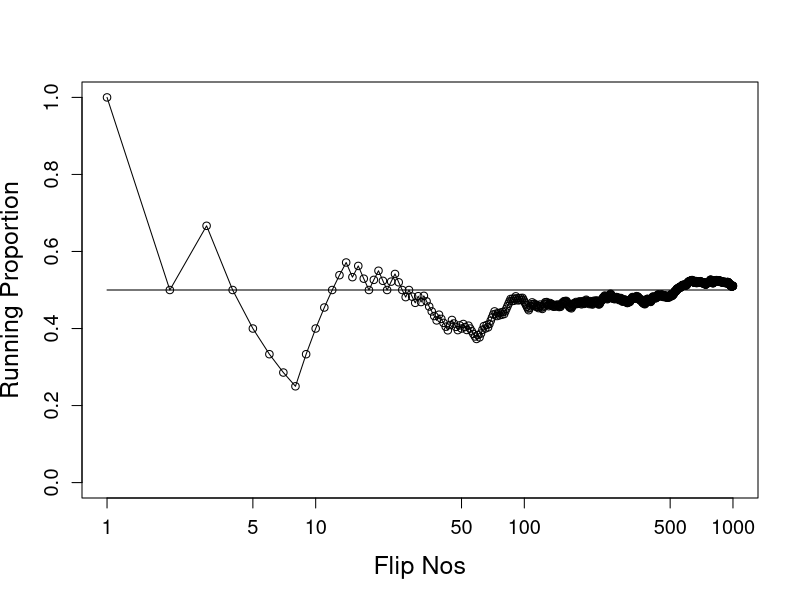

Write R code to recreate this figure.
#Toss a coin 500 times 
N=1000
#Generate a random Sample of N flipsfor  afair coin
flipseq <-sample(x=c(1,0),prob = c(.5,.5),N,replace = T) 
r <- cumsum(flipseq)
n <- 1:N
runProp <- r/n
plot(n,runProp,type = 'o',log = 'x',xlim = c(1,N),
     ylim = c(0.0,1.0),cex.axis=1.2# 
     ,xlab="Flip Nos",ylab = "Running Proportion",
     cex.lab=1.5)
lines(c(1,N),c(0.5,0.5),
      lty=1)

flipLetters <- paste(c('H','T')[flipseq[1:10]+1],collapse="")
displayString <- paste("flipSeq=",flipLetters,"...",sep = " " )
